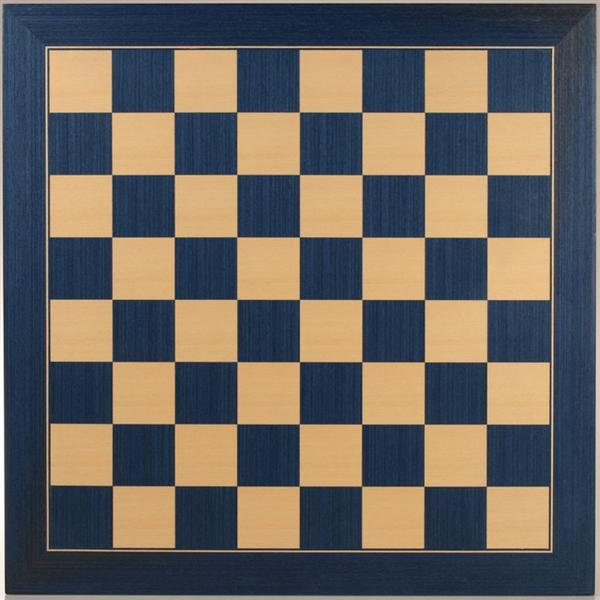
#> input picture OpenCV13/93.jpg, 600 x 600 px
$ jupyter execute OpenCV13.ipynb
#> lines starting #> are read from the running program, lines starting #| are printed output that depends on the picture; after the words box and inside, x2 and y2 are one past the last pixel; in counts of white or black regions, pixels touching at a corner belong together
# Understanding Features of an Image:

### Why finding features in an image is important?
<br>
What if the computer can stitch several natural images to one, what about giving a lot of pictures of a building or any structure and tell computer to create a 3D model out of it? It is same as completing a jigsaw puzzle out of several images. How does human go about it?<br/>
The answer is, we are looking for specific patterns or specific features which are unique, which can be easily tracked, which can be easily compared. If we go for a definition of such a feature, we may find it difficult to express it in words, but we know what are they. If some one asks you to point out one good feature which can be compared across several images, you can point out one. That is why, even small children can simply play these games. We search for these features in an image, we find them, we find the same features in other images, we align them. That’s it. (In jigsaw puzzle, we look more into continuity of different images). All these abilities are present in us inherently.
**Features** are mainly some specific patterns in different part of the image that can be used for modelling.<br/>

Consider a simple image(green part) below and the patches(red , blue , black) present on it:

Blue patch is flat area and difficult to find and track. Wherever you move the blue patch, it looks the same. For black patch, it is an edge. If you move it in vertical direction (i.e. along the gradient) it changes. Put along the edge (parallel to edge), it looks the same. And for red patch, it is a corner. Wherever you move the patch, it looks different, means it is unique. So basically, corners are considered to be good features in an image. (Not just corners, in some cases blobs are considered good features).

### Feature detection:
So now we answered our question, “what are these features?”. But next question arises. How do we find them? Or how do we find the corners?. That also we answered in an intuitive way, i.e., look for the regions in images which have maximum variation when moved (by a small amount) in all regions around it. This would be projected into computer language in coming chapters. So finding these image features is called **Feature Detection**.

### Feature Description:
So we found the features in image (Assume you did it). Once you found it, you should find the same in the other images. What we do? We take a region around the feature, we explain it in our own words, like “upper part is blue sky, lower part is building region, on that building there are some glasses etc” and you search for the same area in other images. Basically, you are describing the feature. Similar way, computer also should describe the region around the feature so that it can find it in other images. So called description is called **Feature Description**. Once you have the features and its description, you can find same features in all images and align them, stitch them or do whatever you want.

### Why is a corner so special?
Because, since it is the intersection of two edges, it represents a point in which the directions of these two edges change. Hence, the gradient of the image (in both directions) have a high variation, which can be used to detect it.

Our aim is to find little patches of image (or "windows") that generate a large variation when moved around. Have a look at this image:

The red square is the window we've chosen. Moving it around doesn't show much of variation. That is, the difference between the window, and the original image below it is very low. So you can't really tell if the window "belongs" to that position.

Of course, if you move the window too much, like onto the reddish region, you're bound to see a big difference. But we've moved the window too much. Not good.

Now have a look at this:

See? Even the little movement of the window produces a noticeable difference. This is the kind of window we're looking for. Here's how it translates mathematically:

1. E is the difference between the original and the moved window.
2. u is the window's displacement in the x direction
3. v is the window's displacement in the y direction
4. w(x, y) is the window at position (x, y). This acts like a mask. Ensuring that only the desired window is used.
5. I is the intensity of the image at a position (x, y)
6. I(x+u, y+v) is the intensity of the moved window
7. I(x, y) is the intensity of the original

We've looking for windows that produce a large E value. To do that, we need to high values of the terms inside the square brackets.

So, we maximize this term:

Then, we expand this term using the Taylor series. Whats that? It's just a way of rewriting this term in using its derivatives.(It will be using Sobel Operator(introduced in previous tutorials) to find deriavtives.)

See how the I(x+u, y+v) changed into a totally different form ( I(x,y)+uIx + vIy )? Thats the Taylor series in action. And because the Taylor series is infinite, we've ignored all terms after the first three. It gives a pretty good approximation. But it isn't the actual value.

Next, we expand the square. The I(x,y) cancels out, so its just two terms we need to square. It looks like this:

Now this messy equation can be tucked up into a neat little matrix form like this:

Now, we rename the summed-matrix, and put it to be M:

So the equation now becomes:

#### Then comes the main part. After this, they created a score R, basically an equation, which will determine if a window can contain a corner or not.

#### So the result of Harris Corner Detection is a grayscale image with these scores. Thresholding for a suitable give you the corners in the image. We will do it with a simple image.

OpenCV has the function **cv2.cornerHarris()** for this purpose. Its arguments are :

1. **img** - Input image, it should be grayscale and float32 type.
2. **blockSize** - It is the size of neighbourhood considered for corner detection (size of window)
3. **ksize** - Aperture parameter of Sobel derivative used.
4. **k** - Harris detector free parameter in the equation.

The Harris Corner Detector is just a mathematical way of determining which windows produce large variations when moved in any direction. With each window, a score R is associated. Based on this score, you can figure out which ones are corners and which ones are not.
<br/>
### Example: Performing corner detection on two images (first is more symmetric than the second)

[cell 1]
import cv2
import numpy as np
np.set_printoptions(threshold=np.nan)

img1 = cv2.imread("93.jpg")
#> img1 is the input picture: shape (600, 600, 3); mean B, G, R 95, 100.6, 106.3
img2 = cv2.imread("95.jpeg")
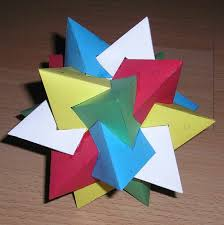
#> input picture OpenCV13/95.jpeg, 224 x 225 px
#> img2 is the input picture: shape (225, 224, 3); mean B, G, R 104.6, 110.5, 123.4
print("Image1 Matrix Shape-" , img1.shape)
#| Image1 Matrix Shape- (600, 600, 3)
gray1 = cv2.cvtColor(img1 , cv2.COLOR_BGR2GRAY)
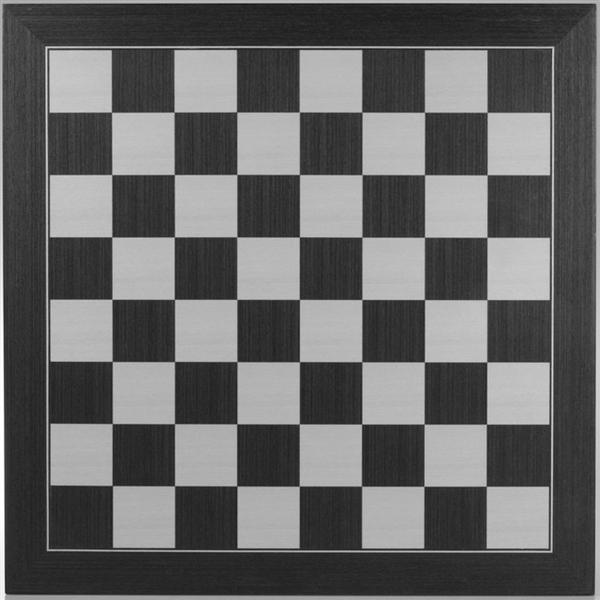
#> gray1: shape (600, 600); min 18, max 255, mean 101.6
gray2 = cv2.cvtColor(img2 , cv2.COLOR_BGR2GRAY)
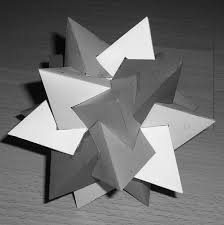
#> gray2: shape (225, 224); min 0, max 254, mean 113.7

gray1 = np.float32(gray1) #Harris corner detector takes up float values
gray2 = np.float32(gray2)
print("Gray1 Image Matrix Shape-" , gray1.shape)
#| Gray1 Image Matrix Shape- (600, 600)
result1 = cv2.cornerHarris(gray1 , 2 , 3 , 0.04) #img , bloacksize , ksize , k
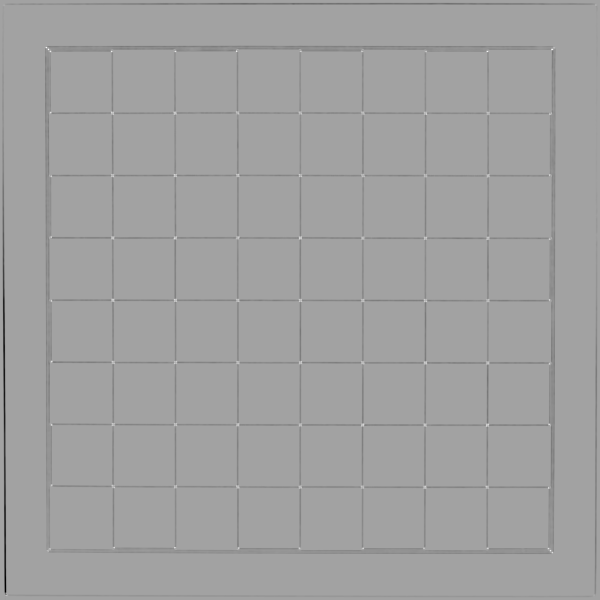
#> result1: shape (600, 600) float32; min -39302632, max 22283714, mean -417412.1; drawn with min black and max white
result2 = cv2.cornerHarris(gray2 , 2 , 3 , 0.04)
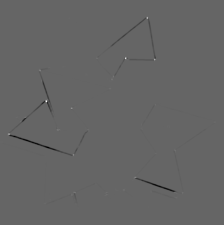
#> result2: shape (225, 224) float32; min -75541120, max 113942016, mean -304573.1; drawn with min black and max white
print("Reasulting(score) Image1 Matrix Shape-" , result1.shape)
#| Reasulting(score) Image1 Matrix Shape- (600, 600)


# Threshold for an optimal value, it may vary depending on the image.
img1[result1 > 0.01*result1.max()] = [0 , 0 , 255]
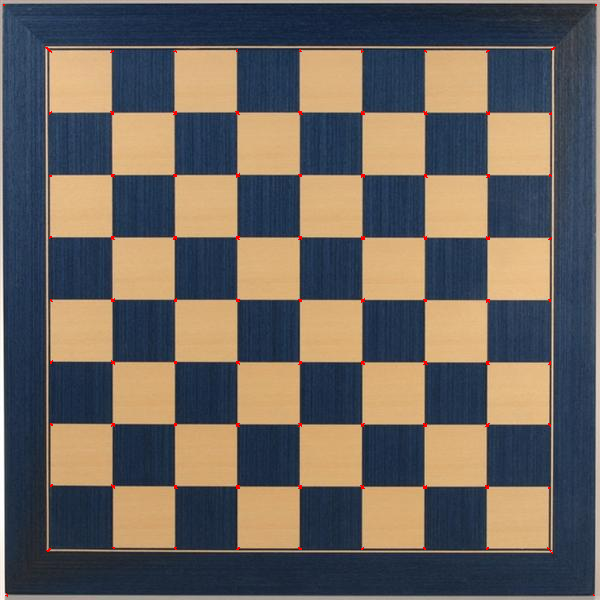
#> img1: shape (600, 600, 3); 0.24% of pixels changed, all inside (x1, y1, x2, y2) = (3, 4, 597, 597)
img2[result2 > 0.01*result2.max()] = [255 , 0 , 0]
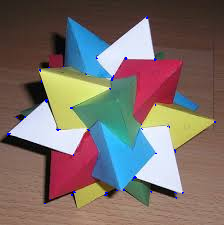
#> img2: shape (225, 224, 3); 0.31% of pixels changed, all inside (x1, y1, x2, y2) = (7, 16, 216, 204)

#The result matrix contains the score of each pixel being a corner or not.
#Most of the pixel have negative values, edges have small positive values or negative values
#and corners have high positive values
#Maximum value in the result matrix = 22283716.00
#We are filtering out those values of pixels in result matrix which are more than one percent of the maximum value
#assuming them to be corners and are putting red color value(0 , 0 255) on those pixels in the image matrix.
#We can experiment with threshold value.

while(True):
    cv2.imshow("img1" , img1)
    cv2.imshow("img2" , img2)
    if cv2.waitKey(1) & 0xFF == ord("q"):
#> (key q is pressed here)
        break
cv2.destroyAllWindows()
for i in range(5):
    cv2.waitKey(0)

## Original Image1

## Resulting Image1

## Original Image1

## Resulting Image1 (when threshold is 1% of the max value of score)

## Resulting Image1 (when threshold is 0.1% of the max value of score)

## Resulting Image1 (when threshold is 0.01% of the max value of score)
### In this case it is detecting a few edges too as corners

# Shi-Tomasi Corner Detector & Good Features to Track

### Function = cv2.goodFeaturesToTrack()

in 1994, J. Shi and C. Tomasi made a small modification to it in their paper Good Features to Track which shows better results compared to Harris Corner Detector. The scoring function in Harris Corner Detector was given by:

Instead of this, Shi-Tomasi proposed:

OpenCV has a function, **cv2.goodFeaturesToTrack()**. It finds N strongest corners in the image by Shi-Tomasi method (or Harris Corner Detection, if you specify it). As usual, image should be a grayscale image. Then you specify number of corners you want to find. Then you specify the quality level, which is a value between 0-1, which denotes the minimum quality of corner below which everyone is rejected. Then we provide the minimum euclidean distance between corners detected.

With all these informations, the function finds corners in the image. All corners below quality level are rejected. Then it sorts the remaining corners based on quality in the descending order. Then function takes first strongest corner, throws away all the nearby corners in the range of minimum distance and returns N strongest corners.

In below example, we will try to find 25 best corners:

[cell 2]
import numpy as np
import cv2
import matplotlib.pyplot as plt

#Loading image , conveting it to gray and then converting to float
img = cv2.imread("95.jpeg")
gray = cv2.cvtColor( img , cv2.COLOR_BGR2GRAY)
gray = np.float32(gray)


corners = cv2.goodFeaturesToTrack( gray , 40 , 0.01 , 20)
#> corners = 34 rows, first 8: [45, 101], [125, 58], [146, 17], [153, 58], [8, 133], [57, 129], [39, 69], [71, 107]
#print(corners.shape),(34 , 1, 2) 34 rows, 1 column each has two values of x, y values of a pixel, 34 corners are detected

for i in corners:
    x, y = i.ravel() #ravel transforms a multi-dimen matrix to 1-d
    #creating a circle on each corner detected
    cv2.circle( img , (x,y), 3 ,(0 , 0 , 255) , -1) #(img , center , int radius ,color(RGB) , thickness )
#> this loop made 34 passes
#> (x, y) on passes 1 to 12: (45, 101), (125, 58), (146, 17), (153, 58), (8, 133), (57, 129), (39, 69), (71, 107), (72, 154), (135, 176), (112, 76), (71, 194)
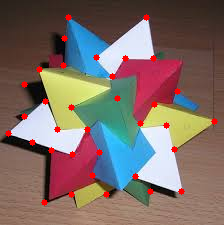
#> img: shape (225, 224, 3); 1.96% of pixels changed, all inside (x1, y1, x2, y2) = (5, 14, 218, 206)

plt.imshow(img) , plt.show()
